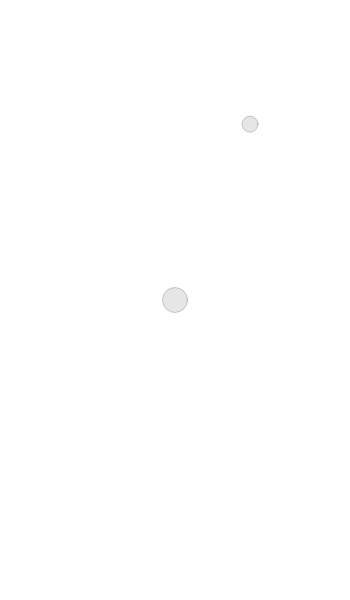
Frame 1 (no input)
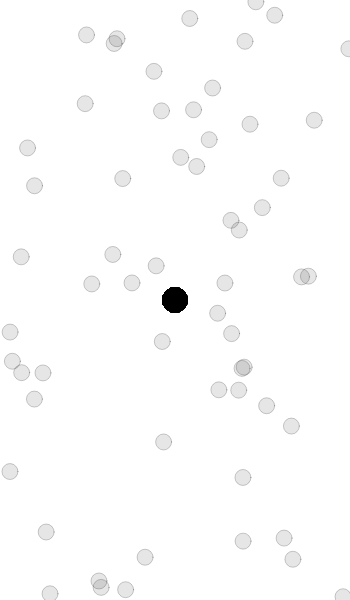
Frame 60 (no input)
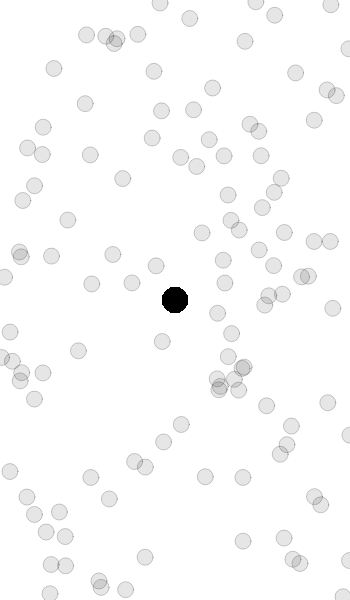
Frame 120 (the mouse pressed at the canvas centre since frame 60)

The p5.js sketch that drew these frames (run headless with seeded random() and noise() and a simulated clock; from frame 60 on, the mouse is pressed at the canvas centre):

// p5.js sketch
// ── sketch.js
function setup() {
	createCanvas(350, 600);
  background(255);
}
function draw() {
  fill(0, 25);
  stroke(0, 50);
  circle(random(width), random(height), 16);
	circle(width/2, height/2, 25);
}
